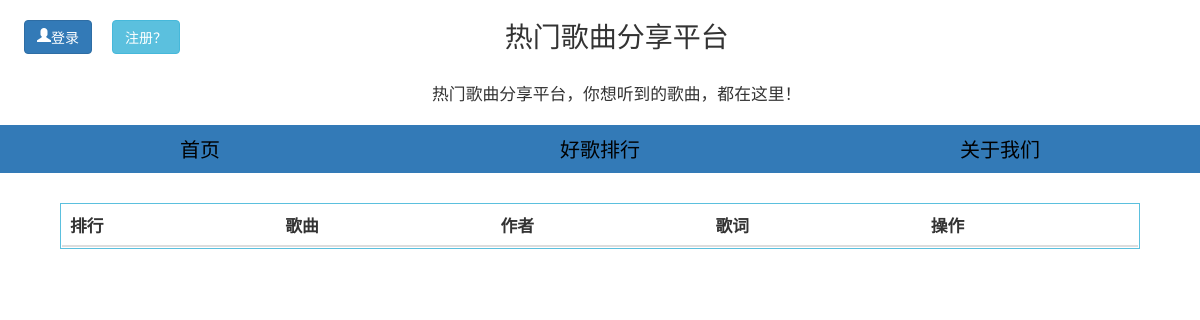
/index/songs_list/, run on an earlier commit of the app's database.
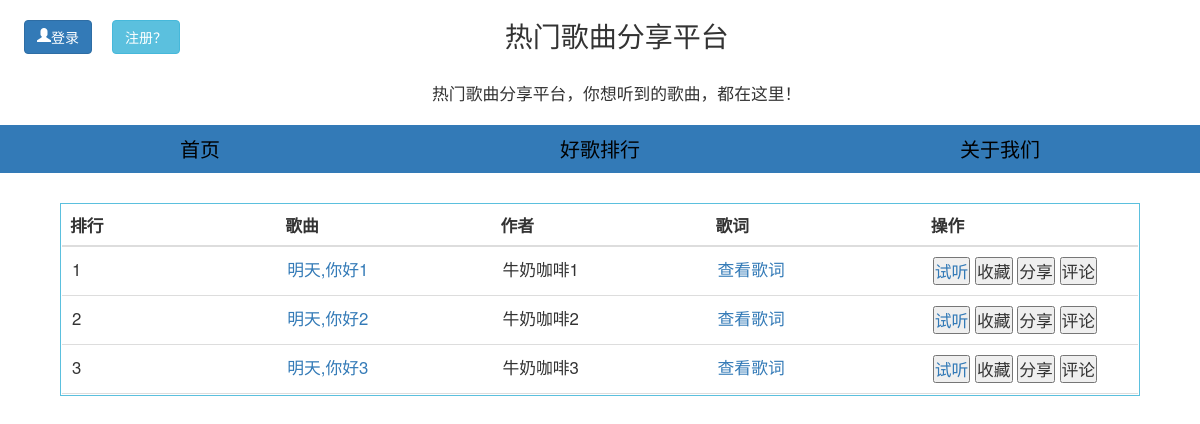
And on a later commit of the database.
### serviceApp/models.py (models this page shows, shortened)
class songsInf(models.Model):
    song_id = models.AutoField(primary_key=True, null=False)
    song_name = models.CharField(max_length = 40)
    song_author = models.CharField(max_length = 40)
    song_url = models.CharField(max_length = 255)
    song_lyric = models.CharField(max_length = 4000)

### serviceApp/views.py (the view)
# urls.py: url(r'^index/songs_list/$', views.songs_list),
def songs_list(request):
    user_grant = get_user_grant(request)
    print(user_grant)
    items = songsInf.objects.all()
    if user_grant == "custom":
        return render(request, 'songs_list.html',{'extend': 'index.html','items':items, 'user_grant':user_grant})
    elif user_grant == "user":
        return render(request, 'songs_list.html',{'extend': 'userIndex.html','items':items, 'user_grant':user_grant})
    else:
        return redirect('/index/home/')

### serviceApp/templates/songs_list.html (shortened to what this page needs)
{% extends extend %}
{% block content %}
<div style="margin:30px 60px;padding:1px;border:0.2px solid #5bc0de;width:100%;">
<table class="table table-hover" style="table-layout:fixed; font-size:1.2em;margin-bottom:0px;"  align="center">
    <thead>
        <th>排行</th>
        <th>歌曲</th>
        <th>作者</th>
        <th>歌词</th>
        <th>操作</th>
    </thead>
    <tbody id='table-group'>
    {% for item in items %}
<tr class="entry">
    <td class="list-no">
        <span>{{ forloop.counter }}</span>
    </td>
    <td class="song-main">
                    <a class="artist" href="http://{{ item.song_url }}" title="{{ item.song_name }}" target="_blank">{{ item.song_name }}</a>
    </td>
    <td class="song-author">
        <span>{{ item.song_author }}</span>
    </td>
    <td class="song-lyric" song-id = "{{ item.song_id }}">
        <a href="javascript:void(0)" onclick="song_lyric(this)">
            查看歌词
        </a>
    </td>
    <td class="action" song-id = "{{ item.song_id }}">
            <a class="artist" href="http://{{ item.song_url }}"  target="_blank">
            <button data-action="play" class="play" title="试听">试听</button></a>
            {% if user_grant == "custom" %}
            <button data-action="like" class="like" title="收藏" onclick="userLogin()">收藏</button>
            <button data-action="share" class="share" title="分享" onclick="userLogin()">分享</button>
            <button data-action="like" class="like" title="收藏" onclick="song_commits(this)">评论</button>
            {% else %}
            <button data-action="like" class="like" title="收藏" onclick="song_liked(this)">收藏</button>
            <button data-action="share" class="share" title="分享" onclick="song_share(this)">分享</button>
            <button data-action="like" class="like" title="收藏" onclick="song_commits(this)">评论</button>
            {% endif %}
    </td>
</tr>
{% endfor %}
</tbody>
</table>
</div>
{% endblock %}

### serviceApp/templates/index.html (shortened to what this page needs)
<!DOCTYPE html>
<html lang="zh-CN">
  <head>
    <link href="/static/css/bootstrap.min.css" rel="stylesheet">
    <link href="/static/css/index.css" rel="stylesheet">
    <link href="/static/css/bootstrap-select.min.css" rel="stylesheet">
  </head>
  <body>
    <nav style="display:flex">
        <div style="width: 200px;padding: 20px;" class="right-info">
            <button type="text" onclick="userRegister()" class="btn btn-info" style="float:right;color:white;margin-left: 20px;mar">注册？</button>
            <button type="text" onclick="userLogin()" class="btn btn-primary" style="float: right;color:white;"><span class="glyphicon glyphicon-user" style="float:left;" aria-hidden="true"></span>登录</button>
        </div>
        <div style="flex: 1;" class="right-info">
        <div class="container-fluid text-center text-md-left">
            <div class="row">
                <div class="col-md-10">
                    <h5 class="text-uppercase" style="padding:10px 25px; font-size:2em">热门歌曲分享平台</h5>
                    <p style="padding:10px 25px;font-size:1.2em">热门歌曲分享平台，你想听到的歌曲，都在这里！</p>
                </div>
                </div>
        </div>
        </div>
    </nav>
    <div class="content">
        <div style="background-color:#337ab7;padding:20 0px;">
        <ul class="nav nav-pills nav-justified">
            <li role="presentation" class="page-info">
                <a style="color:black;" href="/index/home">首页</a>
            </li>
            <li role="presentation" class="phones-info" >
                <a style="color:black;" href="/index/songs_list">好歌排行</a>
            </li>
            <li role="presentation" class="about-us">
                <a style="color:black;" href="/index/about">关于我们</a>
            </li>
        </ul>
        </div>
        <div class="content-info" style="margin-top:0px;margin-bottom: 0px;">
             {% block content %}
             {% endblock %}
            </div>
        </div>
  </body>
</html>

### serviceApp/static/css/index.css (style rules this page uses)
* { margin: 0px; padding: 0px }
li { margin:12px 0px; list-style:none; font-size: 20px; padding-left: 10px; padding-right: 10px; word-break: break-word; }
.content-info { margin-top: 20px; margin-bottom: 20px; display: flex; flex-wrap: wrap; justify-content: flex-start; }
.table>tbody>tr>td { white-space: nowrap; overflow: hidden; -o-text-overflow: ellipsis; text-overflow: ellipsis; padding: 10px; cursor:pointer; }

### serviceApp/templates/index.html (style rules this page uses)
* { margin: 0px; padding: 0px; }

### serviceApp/templates/songs_list.html (style rules this page uses)
.table>tbody>tr>td { border-top:none; border-bottom: 1px solid #ddd; }

What changed in the data, as far as the page shows it:
added songsInf: song_name "明天,你好1", song_author "牛奶咖啡1"
added songsInf: song_name "明天,你好2", song_author "牛奶咖啡2"
added songsInf: song_name "明天,你好3", song_author "牛奶咖啡3"
